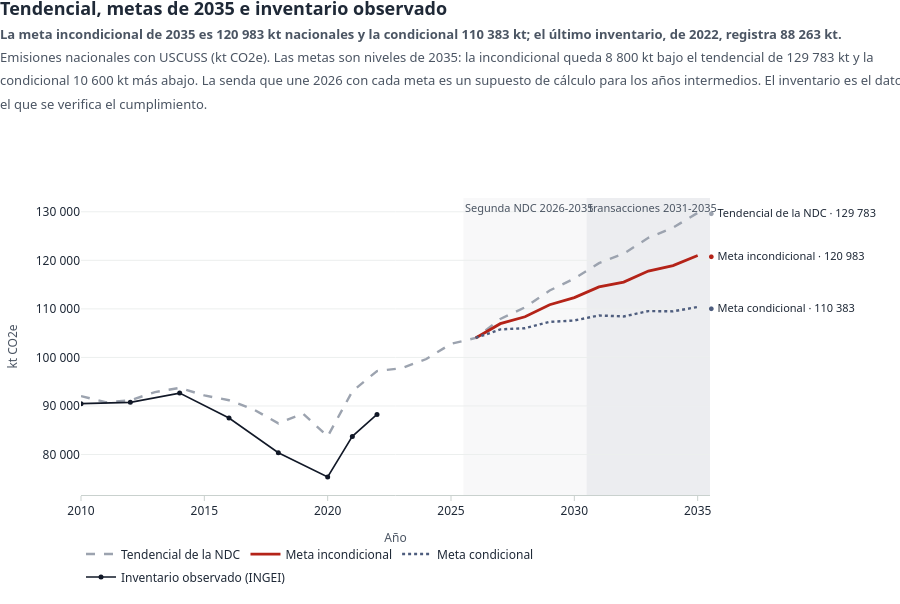

Write notebook code for a chart like this one.
### Code cell
ver('g18_referencias')

### Figure 1 — Plotly figure (JSON) as saved in the notebook; plotly's stock layout.template omitted (floating-point values rounded to 4 significant figures)
{"data": [{"hovertemplate": "%{y:,.0f} kt<extra>tendencial</extra>", "legendgroup": "base", "line": {"color": "#9CA3AF", "dash": "dash", "width": 2.4}, "mode": "lines", "name": "Tendencial de la NDC", "type": "scatter", "x": [2010, 2011, 2012, 2013, 2014, 2015, 2016, 2017, 2018, 2019, 2020, 2021, 2022, 2023, 2024, 2025, 2026, 2027, 2028, 2029, 2030, 2031, 2032, 2033, 2034, 2035], "y": [92040.0, 90770.0, 91170.0, 92860.0, 93720.0, 92170.0, 91190.0, 89270.0, 86420.0, 88430.0, 83740.0, 93020.0, 97190.0, 97790.0, 99670.0, 102800.0, 104000.0, 107900.0, 110300.0, 113800.0, 116200.0, 119400.0, 121400.0, 124600.0, 126700.0, 129800.0]}, {"hovertemplate": "%{y:,.0f} kt<extra>meta incondicional</extra>", "legendgroup": "m_inc", "line": {"color": "#B42318", "width": 2.8}, "mode": "lines", "name": "Meta incondicional", "type": "scatter", "x": [2026, 2027, 2028, 2029, 2030, 2031, 2032, 2033, 2034, 2035], "y": [104000.0, 107000.0, 108400.0, 110900.0, 112300.0, 114500.0, 115500.0, 117800.0, 118900.0, 121000.0]}, {"hovertemplate": "%{y:,.0f} kt<extra>meta condicional</extra>", "legendgroup": "m_con", "line": {"color": "#4E5D7E", "dash": "dot", "width": 2.4}, "mode": "lines", "name": "Meta condicional", "type": "scatter", "x": [2026, 2027, 2028, 2029, 2030, 2031, 2032, 2033, 2034, 2035], "y": [104000.0, 105800.0, 106000.0, 107300.0, 107600.0, 108600.0, 108400.0, 109500.0, 109500.0, 110400.0]}, {"hovertemplate": "%{y:,.0f} kt<extra>inventario</extra>", "legendgroup": "comun", "line": {"color": "#111827", "width": 1.6}, "marker": {"size": 5}, "mode": "lines+markers", "name": "Inventario observado (INGEI)", "type": "scatter", "x": [2010, 2012, 2014, 2016, 2018, 2020, 2021, 2022], "y": [90480.0, 90740.0, 92650.0, 87510.0, 80360.0, 75360.0, 83740.0, 88260.0]}], "layout": {"annotations": [{"font": {"color": "#4B5563", "size": 11}, "showarrow": false, "text": "Segunda NDC 2026-2035", "x": 2026.0, "xanchor": "left", "xref": "x", "y": 1, "yanchor": "top", "yref": "y domain"}, {"font": {"color": "#4B5563", "size": 11}, "showarrow": false, "text": "transacciones 2031-2035", "x": 2030.0, "xanchor": "left", "xref": "x", "y": 1, "yanchor": "top", "yref": "y domain"}, {"align": "left", "font": {"color": "#1F2937", "size": 11}, "showarrow": false, "text": "<span style='color:#4E5D7E'>●</span> Meta condicional · 110 383", "x": 2035, "xanchor": "left", "xref": "x", "xshift": 8, "y": 110400.0, "yref": "y"}, {"align": "left", "font": {"color": "#1F2937", "size": 11}, "showarrow": false, "text": "<span style='color:#B42318'>●</span> Meta incondicional · 120 983", "x": 2035, "xanchor": "left", "xref": "x", "xshift": 8, "y": 121000.0, "yref": "y"}, {"align": "left", "font": {"color": "#1F2937", "size": 11}, "showarrow": false, "text": "<span style='color:#9CA3AF'>●</span> Tendencial de la NDC · 129 783", "x": 2035, "xanchor": "left", "xref": "x", "xshift": 8, "y": 129800.0, "yref": "y"}], "font": {"color": "#1F2937", "family": "Fira Sans, Segoe UI, Arial, sans-serif", "size": 13}, "height": 604, "hoverlabel": {"bgcolor": "white", "bordercolor": "#CBD5E1", "font": {"color": "#1F2937", "family": "Fira Sans, Segoe UI, Arial, sans-serif", "size": 12}}, "hovermode": "x unified", "legend": {"font": {"size": 12}, "itemwidth": 30, "orientation": "h", "title": {"text": ""}, "tracegroupgap": 4, "x": 0, "xanchor": "left", "y": -0.15, "yanchor": "top"}, "margin": {"b": 86, "l": 64, "r": 190, "t": 198}, "paper_bgcolor": "white", "plot_bgcolor": "white", "separators": ", ", "shapes": [{"fillcolor": "#F3F4F6", "layer": "below", "line": {"width": 0}, "opacity": 0.6, "type": "rect", "x0": 2026.0, "x1": 2036.0, "xref": "x", "y0": 0, "y1": 1, "yref": "y domain"}, {"fillcolor": "#E5E7EB", "layer": "below", "line": {"width": 0}, "opacity": 0.6, "type": "rect", "x0": 2030.0, "x1": 2036.0, "xref": "x", "y0": 0, "y1": 1, "yref": "y domain"}], "title": {"font": {"size": 18}, "text": "<b>Tendencial, metas de 2035 e inventario observado</b><br><span style='font-size:13px;color:#4B5563'><b>La meta incondicional de 2035 es 120 983 kt nacionales y la condicional 110 383 kt; el último inventario, de 2022, registra 88 263 kt.</b><br>Emisiones nacionales con USCUSS (kt CO2e). Las metas son niveles de 2035: la incondicional queda 8 800 kt bajo el tendencial de 129 783 kt y la<br>condicional 10 600 kt más abajo. La senda que une 2026 con cada meta es un supuesto de cálculo para los años intermedios. El inventario es el dato con<br>el que se verifica el cumplimiento.</span>", "x": 0.0, "xanchor": "left", "y": 0.975, "yanchor": "top"}, "xaxis": {"linecolor": "#C9D1CE", "range": [2010, 2036.0], "showgrid": false, "tickcolor": "#C9D1CE", "tickfont": {"size": 12}, "ticks": "outside", "title": {"font": {"color": "#4B5563", "size": 12}, "text": "Año"}}, "yaxis": {"gridcolor": "#ECEFEE", "gridwidth": 1, "separatethousands": true, "showline": false, "tickfont": {"size": 12}, "tickformat": ",.0f", "title": {"font": {"color": "#4B5563", "size": 12}, "text": "kt CO2e"}, "zeroline": false}}}
